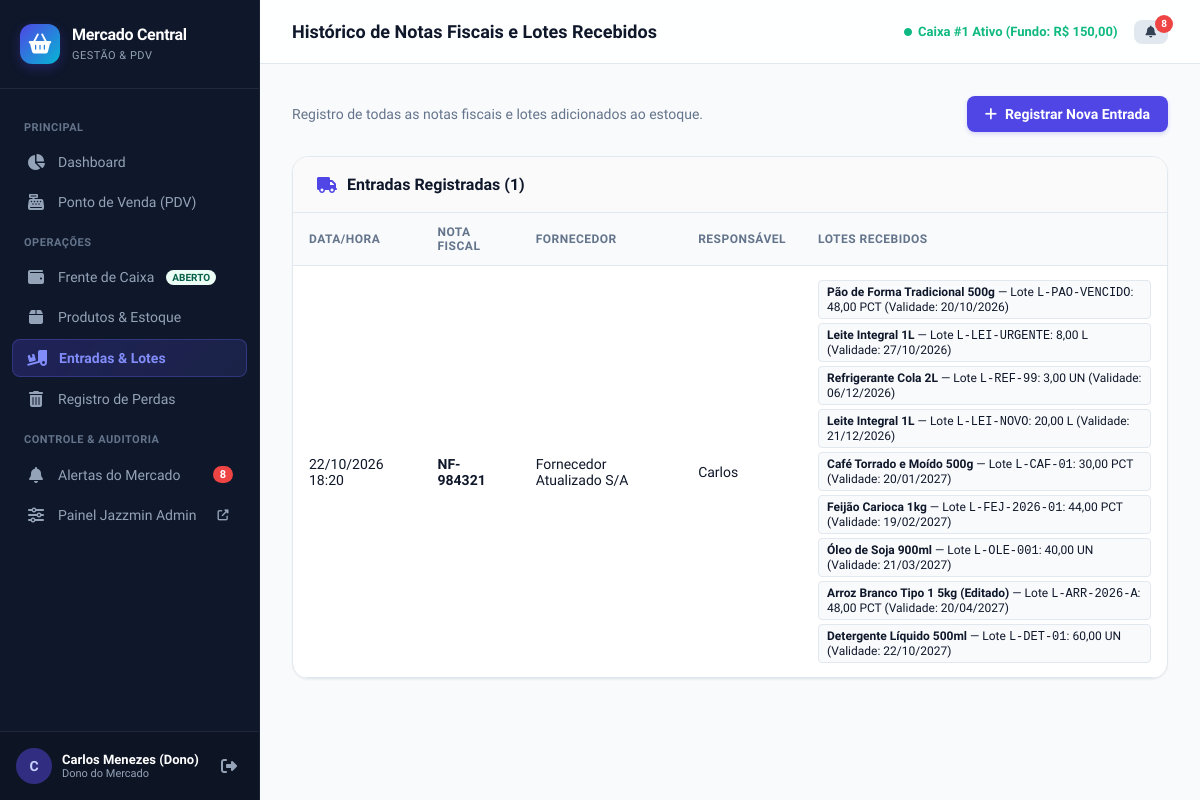
The app's page /entradas/ (signed in) with its own data.
### mercado/models.py (models this page shows, shortened)
class Usuario(AbstractUser):
    PAPEIS = (
        ('DONO', 'Dono do Mercado'),
        ('GERENTE', 'Gerente'),
        ('OPERADOR', 'Operador de Caixa'),
        ('ESTOQUISTA', 'Estoquista'),
    )
    papel = models.CharField(max_length=20, choices=PAPEIS, default='OPERADOR', verbose_name='Papel')
    class Meta:
        verbose_name = 'Usuário'
        verbose_name_plural = 'Usuários'

class Caixa(models.Model):
    operador = models.ForeignKey(Usuario, on_delete=models.PROTECT, related_name='caixas', verbose_name='Operador')
    aberto = models.BooleanField(default=True, verbose_name='Caixa Aberto?')
    data_abertura = models.DateTimeField(default=timezone.now, blank=True, verbose_name='Data de Abertura')
    data_fechamento = models.DateTimeField(null=True, blank=True, verbose_name='Data de Fechamento')
    fundo_troco_inicial = models.DecimalField(max_digits=10, decimal_places=2, default=0, verbose_name='Fundo de Troco Inicial (R$)')
    valor_fisico_conferido = models.DecimalField(max_digits=10, decimal_places=2, null=True, blank=True, verbose_name='Valor Físico Conferido (R$)')
    valor_sistema = models.DecimalField(max_digits=10, decimal_places=2, default=0, verbose_name='Valor Esperado no Sistema (R$)')
    observacao = models.TextField(blank=True, null=True, verbose_name='Observação do Fechamento')
    class Meta:
        verbose_name = 'Caixa'
        verbose_name_plural = 'Caixas'
        ordering = ['-data_abertura']

class EntradaMercadoria(models.Model):
    numero_nota_fiscal = models.CharField(max_length=60, verbose_name='Número da Nota Fiscal')
    fornecedor = models.CharField(max_length=150, verbose_name='Fornecedor')
    data_entrada = models.DateTimeField(default=timezone.now, blank=True, verbose_name='Data de Entrada')
    responsavel = models.ForeignKey(Usuario, on_delete=models.SET_NULL, null=True, blank=True, verbose_name='Responsável')
    observacao = models.TextField(blank=True, null=True, verbose_name='Observação')
    class Meta:
        verbose_name = 'Entrada de Mercadoria'
        verbose_name_plural = 'Entradas de Mercadorias'
        ordering = ['-data_entrada']

class Lote(models.Model):
    produto = models.ForeignKey(Produto, on_delete=models.CASCADE, related_name='lotes', verbose_name='Produto')
    entrada = models.ForeignKey(EntradaMercadoria, on_delete=models.CASCADE, related_name='lotes_recebidos', null=True, blank=True, verbose_name='Entrada NF')
    numero_lote = models.CharField(max_length=60, verbose_name='Número do Lote')
    quantidade = models.DecimalField(max_digits=10, decimal_places=2, verbose_name='Quantidade em Estoque')
    custo_unitario = models.DecimalField(max_digits=10, decimal_places=2, verbose_name='Custo Unitário (R$)')
    data_validade = models.DateField(verbose_name='Data de Validade')
    criado_em = models.DateTimeField(auto_now_add=True)
    class Meta:
        verbose_name = 'Lote'
        verbose_name_plural = 'Lotes'
        ordering = ['data_validade', 'id']

class Produto(models.Model):
    CATEGORIAS = (
        ('MERCEARIA', 'Mercearia'),
        ('BEBIDAS', 'Bebidas'),
        ('HORTIFRUTI', 'Hortifruti'),
        ('PADARIA', 'Padaria'),
        ('AÇOUGUE', 'Açougue'),
        ('FRIOS', 'Frios e Laticínios'),
        ('LIMPEZA', 'Limpeza'),
        ('HIGIENE', 'Higiene Pessoal'),
        ('OUTROS', 'Outros'),
    )
    UNIDADES = (
        ('UN', 'Unidade (UN)'),
        ('KG', 'Quilo (KG)'),
        ('L', 'Litro (L)'),
        ('CX', 'Caixa (CX)'),
        ('PCT', 'Pacote (PCT)'),
    )
    codigo = models.CharField(max_length=50, unique=True, verbose_name='Código de Barras / Código')
    nome = models.CharField(max_length=150, verbose_name='Nome do Produto')
    categoria = models.CharField(max_length=30, choices=CATEGORIAS, default='MERCEARIA', verbose_name='Categoria')
    unidade = models.CharField(max_length=10, choices=UNIDADES, default='UN', verbose_name='Unidade de Medida')
    estoque_minimo = models.DecimalField(max_digits=10, decimal_places=2, default=5, verbose_name='Estoque Mínimo')
    preco_custo = models.DecimalField(max_digits=10, decimal_places=2, default=0, verbose_name='Preço de Custo (R$)')
    margem_lucro = models.DecimalField(max_digits=5, decimal_places=2, default=30.00, verbose_name='Margem de Lucro (%)')
    preco_venda = models.DecimalField(max_digits=10, decimal_places=2, default=0, verbose_name='Preço de Venda (R$)')
    ativo = models.BooleanField(default=True, verbose_name='Ativo')
    data_criacao = models.DateTimeField(auto_now_add=True)
    class Meta:
        verbose_name = 'Produto'
        verbose_name_plural = 'Produtos'
        ordering = ['nome']

### mercado/views.py (the view)
# urls.py: path('entradas/', views.entrada_lista_view, name='entrada_lista'),
@login_required
def entrada_lista_view(request):
    entradas = EntradaMercadoria.objects.prefetch_related('lotes_recebidos__produto').order_by('-data_entrada')[:50]
    return render(request, 'mercado/entradas/lista.html', {'entradas': entradas})

### mercado/context_processors.py (called while the page is built)
def alertas_context(request):
    if request.user.is_authenticated:
        alertas_pendentes = Alerta.objects.filter(visto=False).order_by('-data_criacao')[:10]
        total_alertas = Alerta.objects.filter(visto=False).count()
        caixa_aberto = Caixa.objects.filter(aberto=True, operador=request.user).first()
        if not caixa_aberto and request.user.papel in ['DONO', 'GERENTE']:
            caixa_aberto = Caixa.objects.filter(aberto=True).first()
        return {
            'alertas_pendentes': alertas_pendentes,
            'total_alertas': total_alertas,
            'caixa_aberto_usuario': caixa_aberto,
        }
    return {
        'alertas_pendentes': [],
        'total_alertas': 0,
        'caixa_aberto_usuario': None,
    }

### templates/mercado/entradas/lista.html (shortened to what this page needs)
{% extends 'base.html' %}
{% block page_title %}Histórico de Notas Fiscais e Lotes Recebidos{% endblock %}
{% block content %}
<div style="display: flex; justify-content: space-between; align-items: center; margin-bottom: 24px;">
  <p style="color: var(--text-muted); font-size: 14px;">Registro de todas as notas fiscais e lotes adicionados ao estoque.</p>
  {% if user.papel != 'OPERADOR' %}
    <a href="{% url 'entrada_mercadoria' %}" class="btn btn-primary">
      <i class="fas fa-plus"></i> Registrar Nova Entrada
    </a>
  {% endif %}
</div>
<div class="card">
  <div class="card-header">
    <h3><i class="fas fa-truck" style="color: var(--primary);"></i> Entradas Registradas ({{ entradas|length }})</h3>
  </div>
  <div class="table-responsive">
    <table class="custom-table">
      <thead>
        <tr>
          <th>Data/Hora</th>
          <th>Nota Fiscal</th>
          <th>Fornecedor</th>
          <th>Responsável</th>
          <th>Lotes Recebidos</th>
        </tr>
      </thead>
      <tbody>
        {% for entrada in entradas %}
          <tr>
            <td>{{ entrada.data_entrada|date:"d/m/Y H:i" }}</td>
            <td><strong>{{ entrada.numero_nota_fiscal }}</strong></td>
            <td>{{ entrada.fornecedor }}</td>
            <td>{{ entrada.responsavel.first_name|default:entrada.responsavel.username }}</td>
            <td>
              <div style="display: flex; flex-direction: column; gap: 4px;">
                {% for lote in entrada.lotes_recebidos.all %}
                  <div style="font-size: 12px; background: #f8fafc; padding: 4px 8px; border-radius: 4px; border: 1px solid var(--border);">
                    <strong>{{ lote.produto.nome }}</strong> — Lote <code>{{ lote.numero_lote }}</code>: {{ lote.quantidade }} {{ lote.produto.unidade }}
                    (Validade: {{ lote.data_validade|date:"d/m/Y" }})
                  </div>
                {% empty %}
                  <span style="color: var(--text-muted); font-size: 12px;">Nenhum lote registrado</span>
                {% endfor %}
              </div>
            </td>
          </tr>
        {% empty %}
          <tr>
            <td colspan="5" style="text-align: center; color: var(--text-muted); padding: 40px;">
              Nenhuma entrada de mercadoria registrada até o momento.
            </td>
          </tr>
        {% endfor %}
      </tbody>
    </table>
  </div>
</div>
{% endblock %}

### templates/base.html (shortened to what this page needs)
{% load static %}
<!DOCTYPE html>
<html lang="pt-br">
<head>
  <link rel="stylesheet" href="https://cdnjs.cloudflare.com/ajax/libs/font-awesome/6.5.1/css/all.min.css">
  <link rel="stylesheet" href="{% static 'css/custom.css' %}">
</head>
<body>
  <aside class="app-sidebar">
    <div class="brand-header">
      <div class="brand-icon">
        <i class="fas fa-shopping-basket"></i>
      </div>
      <div class="brand-text">
        <h1>Mercado Central</h1>
        <span>Gestão &amp; PDV</span>
      </div>
    </div>
    <ul class="sidebar-menu">
      <li class="menu-section-title">Principal</li>
      <li>
        <a href="{% url 'dashboard' %}" class="{% if request.resolver_match.url_name == 'dashboard' %}active{% endif %}">
          <i class="fas fa-chart-pie"></i>
          <span>Dashboard</span>
        </a>
      </li>
      <li>
        <a href="{% url 'pdv' %}" class="{% if request.resolver_match.url_name == 'pdv' %}active{% endif %}">
          <i class="fas fa-cash-register"></i>
          <span>Ponto de Venda (PDV)</span>
        </a>
      </li>
      <li class="menu-section-title">Operações</li>
      <li>
        <a href="{% url 'caixa_status' %}" class="{% if 'caixa' in request.resolver_match.url_name %}active{% endif %}">
          <i class="fas fa-wallet"></i>
          <span>Frente de Caixa</span>
          {% if caixa_aberto_usuario %}
            <span class="badge badge-success" style="font-size: 10px; padding: 2px 6px;">ABERTO</span>
          {% else %}
            <span class="badge badge-neutral" style="font-size: 10px; padding: 2px 6px;">FECHADO</span>
          {% endif %}
        </a>
      </li>
      <li>
        <a href="{% url 'produto_lista' %}" class="{% if 'produto' in request.resolver_match.url_name %}active{% endif %}">
          <i class="fas fa-box"></i>
          <span>Produtos &amp; Estoque</span>
        </a>
      </li>
      <li>
        <a href="{% url 'entrada_lista' %}" class="{% if 'entrada' in request.resolver_match.url_name %}active{% endif %}">
          <i class="fas fa-truck-loading"></i>
          <span>Entradas &amp; Lotes</span>
        </a>
      </li>
      <li>
        <a href="{% url 'perda_lista' %}" class="{% if 'perda' in request.resolver_match.url_name %}active{% endif %}">
          <i class="fas fa-trash-alt"></i>
          <span>Registro de Perdas</span>
        </a>
      </li>
      <li class="menu-section-title">Controle &amp; Auditoria</li>
      <li>
        <a href="{% url 'alerta_lista' %}" class="{% if 'alerta' in request.resolver_match.url_name %}active{% endif %}">
          <i class="fas fa-bell"></i>
          <span>Alertas do Mercado</span>
          {% if total_alertas > 0 %}
            <span class="menu-badge">{{ total_alertas }}</span>
          {% endif %}
        </a>
      </li>
      {% if user.is_staff %}
      <li>
        <a href="/admin/" target="_blank">
          <i class="fas fa-sliders-h"></i>
          <span>Painel Jazzmin Admin</span>
          <i class="fas fa-external-link-alt" style="font-size: 11px; margin-left: auto;"></i>
        </a>
      </li>
      {% endif %}
    </ul>
    <div class="sidebar-footer">
      <div class="user-card">
        <div class="user-avatar">
          {{ user.first_name|default:user.username|slice:":1"|upper }}
        </div>
        <div class="user-info">
          <div class="name">{{ user.get_full_name|default:user.username }}</div>
          <div class="role">{{ user.get_papel_display }}</div>
        </div>
      </div>
      <a href="{% url 'logout' %}" class="btn-logout" title="Sair do Sistema">
        <i class="fas fa-sign-out-alt"></i>
      </a>
    </div>
  </aside>
  <main class="app-main">
    <header class="top-navbar">
      <div class="navbar-title">
        <h2>{% block page_title %}Dashboard{% endblock %}</h2>
      </div>
      <div class="navbar-actions">
        {% if caixa_aberto_usuario %}
          <div style="font-size: 13px; color: var(--success); font-weight: 600; display: flex; align-items: center; gap: 6px;">
            <i class="fas fa-circle" style="font-size: 8px;"></i>
            <span>Caixa #{{ caixa_aberto_usuario.id }} Ativo (Fundo: R$ {{ caixa_aberto_usuario.fundo_troco_inicial }})</span>
          </div>
        {% else %}
          <a href="{% url 'caixa_abrir' %}" class="btn btn-sm btn-primary">
            <i class="fas fa-key"></i> Abrir Caixa
          </a>
        {% endif %}
        <a href="{% url 'alerta_lista' %}" class="btn btn-sm btn-secondary" style="position: relative;" title="Alertas">
          <i class="fas fa-bell"></i>
          {% if total_alertas > 0 %}
            <span style="position: absolute; top: -5px; right: -5px; background: var(--danger); color: #fff; border-radius: 9999px; width: 18px; height: 18px; font-size: 10px; display: flex; align-items: center; justify-content: center; font-weight: bold;">
              {{ total_alertas }}
            </span>
          {% endif %}
        </a>
      </div>
    </header>
    <div class="page-content">
      {% block content %}{% endblock %}
    </div>
  </main>
</body>
</html>

### records on screen
Usuario: first_name "C", get_full_name "Carlos Menezes (Dono)", papel "Dono do Mercado"
Caixa: id "1", fundo_troco_inicial "150,00"
EntradaMercadoria: data_entrada "22/10/2026 18:20", numero_nota_fiscal "NF-984321", fornecedor "Fornecedor Atualizado S/A", responsavel.first_name "Carlos"
Lote: produto.nome "Pão de Forma Tradicional 500g", numero_lote "L-PAO-VENCIDO", quantidade "48,00", produto.unidade "PCT", data_validade "20/10/2026"
Lote: produto.nome "Leite Integral 1L", numero_lote "L-LEI-URGENTE", quantidade "8,00", produto.unidade "L", data_validade "27/10/2026"
Lote: produto.nome "Refrigerante Cola 2L", numero_lote "L-REF-99", quantidade "3,00", produto.unidade "UN", data_validade "06/12/2026"
Lote: produto.nome "Leite Integral 1L", numero_lote "L-LEI-NOVO", quantidade "20,00", produto.unidade "L", data_validade "21/12/2026"
Lote: produto.nome "Café Torrado e Moído 500g", numero_lote "L-CAF-01", quantidade "30,00", produto.unidade "PCT", data_validade "20/01/2027"
Lote: produto.nome "Feijão Carioca 1kg", numero_lote "L-FEJ-2026-01", quantidade "44,00", produto.unidade "PCT", data_validade "19/02/2027"
Lote: produto.nome "Óleo de Soja 900ml", numero_lote "L-OLE-001", quantidade "40,00", produto.unidade "UN", data_validade "21/03/2027"
Lote: produto.nome "Arroz Branco Tipo 1 5kg (Editado)", numero_lote "L-ARR-2026-A", quantidade "48,00", produto.unidade "PCT", data_validade "20/04/2027"
Lote: produto.nome "Detergente Líquido 500ml", numero_lote "L-DET-01", quantidade "60,00", produto.unidade "UN", data_validade "22/10/2027"

### other values on screen
{{ total_alertas }} "8"
{{ entradas|length }} "1"
